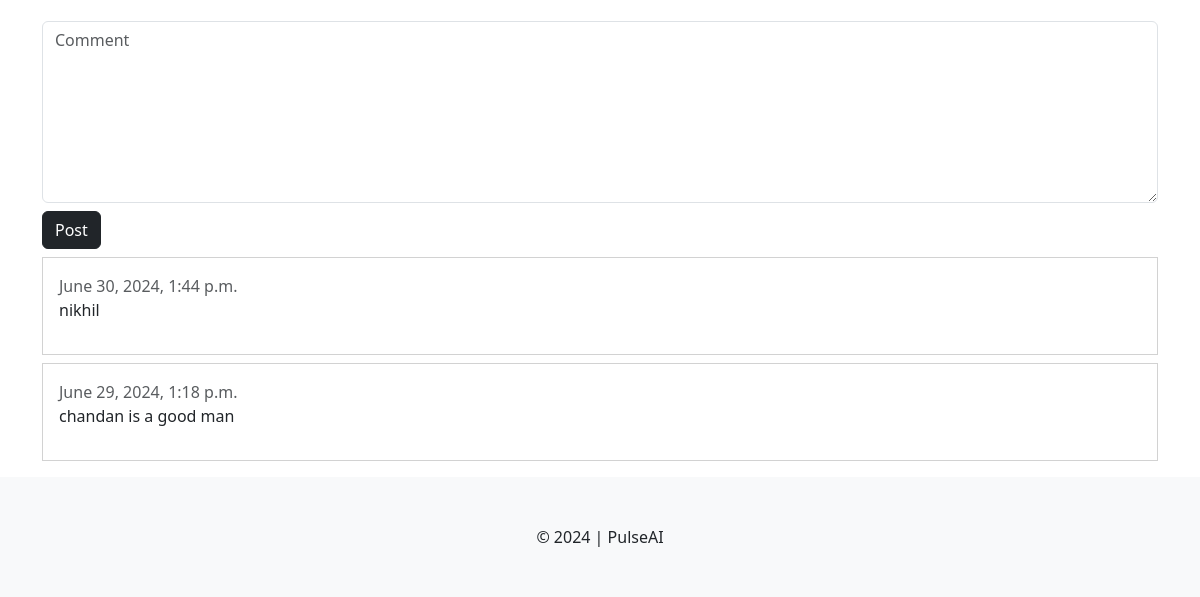
Page /blog/1/ (signed in, lower part) on the earlier database version.
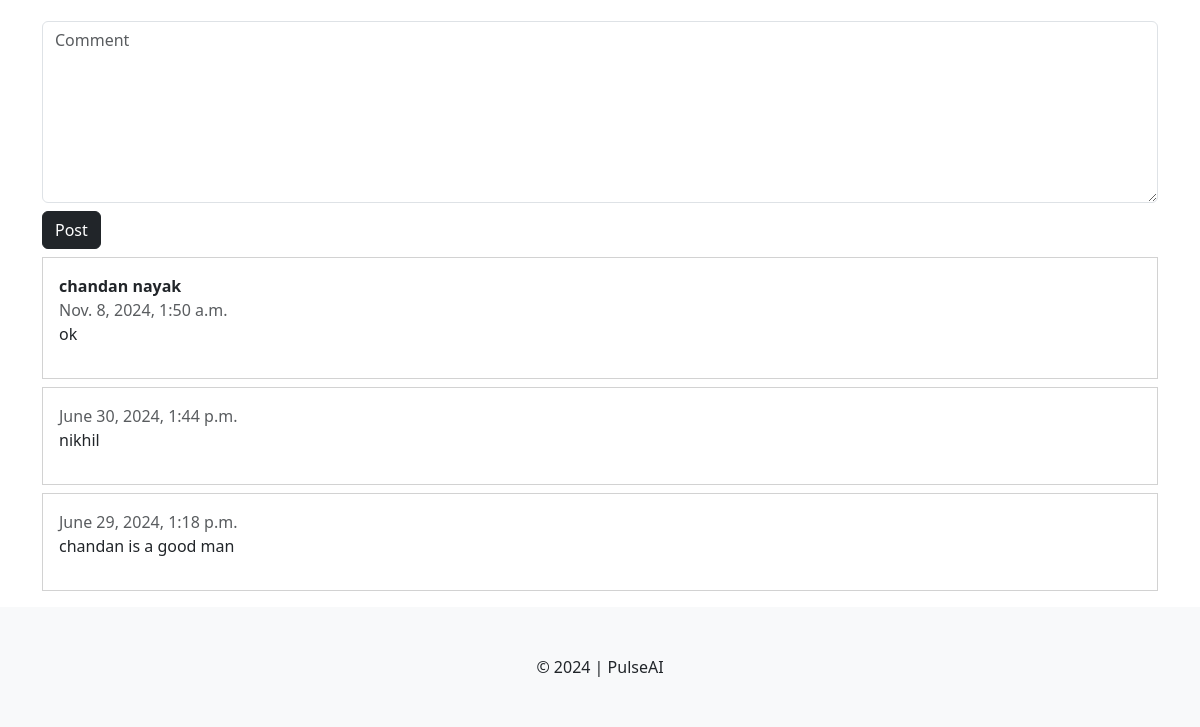
Same page on the later database version.
### blog/models.py (models this page shows, shortened)
class Comment(models.Model):
  user=models.ForeignKey(User, on_delete=models.CASCADE)
  blog= models.ForeignKey(Blog, on_delete=models.CASCADE)
  comment = models.TextField()
  created_at = models.DateTimeField(auto_now_add=True)

### blog/views.py (the view)
# urls.py: path("blog/<int:bid>/", views.blog_details,name="blog"),
def blog_details(request, bid):
    blog = get_object_or_404(Blog, pk=bid)
    comments = Comment.objects.filter(blog=blog).order_by('-created_at')
    context={
        'blog':blog,
        'comments':comments,}
    return render(request, 'blog/details.html', context)

### templates/blog/details.html (shortened to what this page needs)
{% extends "layout.html" %}
{% block content %}
<div class="container my-3 blog-details">
    {% if blog.yt_video_id %}
        <div class="col-md-8 mx-auto my-3">
        </div>
    {% endif %}
    {% if user.is_authenticated %}
    <form action="{% url "comment" %}" method="post">
        <textarea rows="7" name="comment" class="form-control" placeholder="Comment" required></textarea>
        <input type="submit" value="Post" class="d-inline-block mt-2 btn btn-dark">
    </form>
    {% for c in comments %}
    <div class="card my-2 rounded-0">
        <div class="card-body">
            <p class="fw-bold mb-0">{{c.user.first_name}} {{c.user.last_name}}</p>
            <span class="text-sm text-muted">{{c.created_at}}</span>
            <p>{{c.comment}}</p>
        </div>
    </div>
    {% endfor %}
    {% endif %}
</div>
{% endblock %}

Differences in the rows shown:
added Comment: user.first_name "chandan", user.last_name "nayak", created_at "Nov. 8, 2024, 1:50 a.m.", comment "ok"
